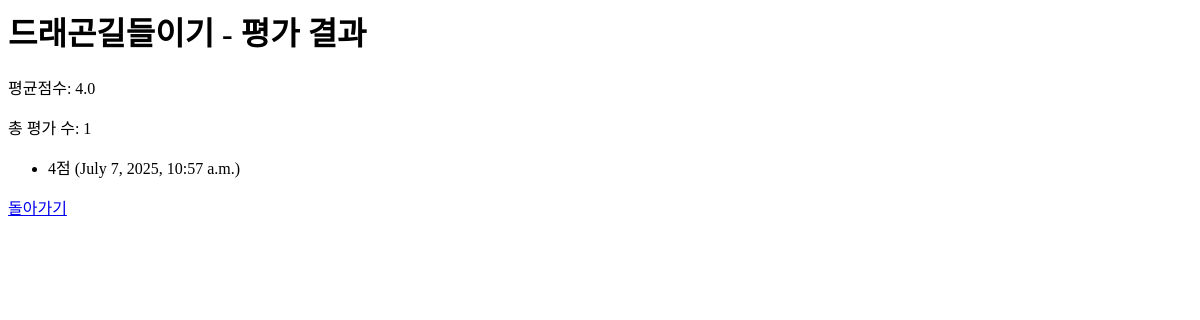
Before: /movie/1/result/ with the older database file.
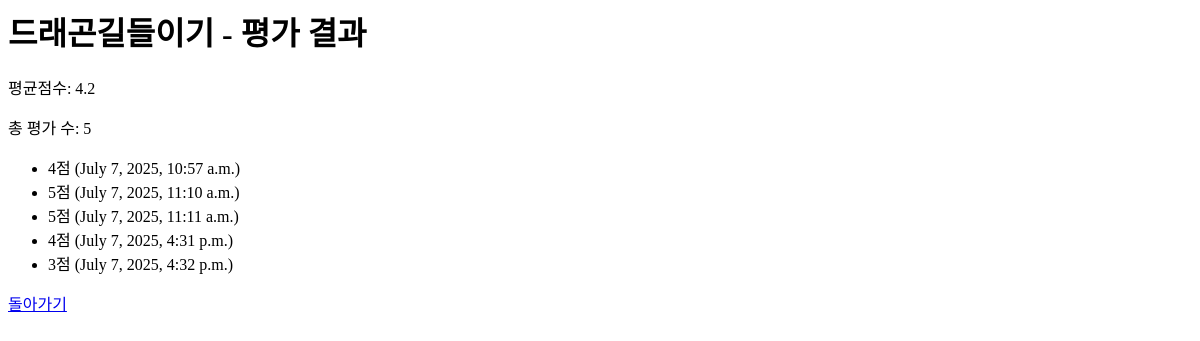
After: the same page with the newer database file.
### movies/models.py (models this page shows)
class Movie(models.Model):
    title = models.CharField(max_length=200)
    description = models.TextField()
    created_at = models.DateTimeField(auto_now_add=True)
    def average_score(self):
        scores = self.ratings.all()
        if scores.exists():
            return round(sum([r.score for r in scores])/scores.count(), 2)
        return 0.0

class Rating(models.Model):
    movie = models.ForeignKey(Movie, on_delete=models.CASCADE, related_name='ratings')
    score = models.IntegerField(choices=[(i,i) for i in range(1,6)])
    created_at = models.DateTimeField(auto_now_add=True)

### movies/views.py (the view)
# urls.py: path('movie/<int:pk>/result/', views.movie_result, name='movie_result'),
def movie_result(request, pk):
    movie = get_object_or_404(Movie, pk=pk)
    return render(request, 'movies/movie_result.html', {'movie':movie})

### movies/templates/movies/movie_result.html
<h1>{{ movie.title }} - 평가 결과</h1>
<p>평균점수: {{ movie.average_score }}</p>
<p>총 평가 수: {{ movie.ratings.count }}</p>
<ul>
  {% for r in movie.ratings.all %}
    <li>{{ r.score }}점 ({{ r.created_at }})</li>
  {% endfor %}
</ul>
<a href="{% url 'movies:movie_detail' movie.id %}">돌아가기</a>

Changed rows visible on the page:
computed for Movie "드래곤길들이기": average_score "4.0" → "4.2"; ratings.count "1" → "5"
added Rating: score "5", created_at "July 7, 2025, 11:10 a.m."
added Rating: score "5", created_at "July 7, 2025, 11:11 a.m."
added Rating: score "4", created_at "July 7, 2025, 4:31 p.m."
added Rating: score "3", created_at "July 7, 2025, 4:32 p.m."
